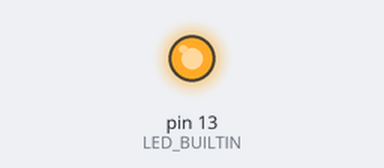
The sketch below on a simulated Arduino Uno, built with avr-gcc and run on an emulated ATmega328P. Parts: output pins drawn as LEDs (lit = HIGH). EEPROM starts erased.

Above: at 3.5 s.
At 6.2 s:
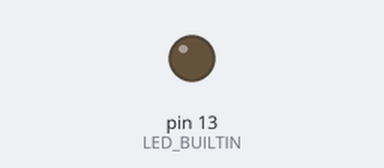
Timing chart, 0 to 7.7 s (numbered marks = the images above):
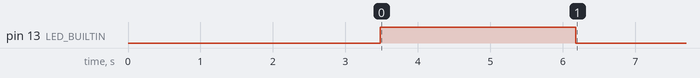

The sketch:

EEPROMSamplesSaver.ino
```cpp
#include<EEPROM.h>
int EEPROM_Address = 0;/*Variable to store the address of EEPROM*/
void setup() {
pinMode(LED_BUILTIN, OUTPUT);
  for (EEPROM_Address = 0; EEPROM_Address < EEPROM.length() ; EEPROM_Address++) {
		/* This for-block is used clean the EEPROM: it stores zeros on all EEPROM memory positions */
		EEPROM.write(EEPROM_Address, 0);
	}
EEPROM_Address = 0;/*Reseting to zero the address of EEPROM*/
digitalWrite(LED_BUILTIN, HIGH);
int data[500]={ 0 , 53 , 48 , 47 , 55 , 53 , 50 , 50 , 49 , 49 , 52 , 47 , 48 , 50 , 52 , 44 , 40 , 48 , 46 , 0 , 53 , 48 , 50 , 52 , 0 , 49 , 0 , 51 , 54 , 0 , 47 , 46 , 50 , 49 , 42 , 44 , 48 , 0 , 51 , 53 , 50 , 44 , 52 , 49 , 45 , 54 , 47 , 48 , 47 , 0 , 48 , 53 , 58 , 46 , 48 , 50 , 52 , 41 , 49 , 52 , 49 , 43 , 0 , 43 , 50 , 51 , 47 , 52 , 51 , 55 , 53 , 45 , 52 , 52 , 45 , 47 , 59 , 46 , 45 , 46 , 45 , 50 , 49 , 53 , 46 , 48 , 51 , 50 , 53 , 51 , 46 , 50 , 0 , 45 , 48 , 49 , 48 , 49 , 0 , 54 , 0 , 45 , 39 , 53 , 46 , 49 , 42 , 47 , 47 , 48 , 53 , 55 , 46 , 47 , 44 , 42 , 50 , 50 , 54 , 47 , 54 , 52 , 47 , 58 , 56 , 51 , 0 , 46 , 55 , 0 , 58 , 0 , 52 , 56 , 47 , 49 , 0 , 0 , 48 , 45 , 0 , 51 , 44 , 50 , 54 , 47 , 56 , 53 , 51 , 55 , 44 , 0 , 0 , 46 , 48 , 53 , 0 , 47 , 55 , 46 , 0 , 55 , 49 , 0 , 50 , 52 , 42 , 40 , 52 , 56 , 48 , 46 , 52 , 42 , 0 , 51 , 53 , 53 , 44 , 56 , 46 , 47 , 52 , 46 , 44 , 43 , 51 , 45 , 47 , 49 , 57 , 45 , 47 , 47 , 48 , 43 , 0 , 46 , 0 , 44 , 48 , 52 , 48 , 48 , 46 , 46 , 46 , 46 , 49 , 0 , 53 , 51 , 47 , 53 , 46 , 48 , 42 , 0 , 53 , 52 , 54 , 45 , 46 , 51 , 51 , 53 , 49 , 0 , 45 , 51 , 56 , 41 , 53 , 60 , 52 , 51 , 43 , 50 , 52 , 54 , 45 , 47 , 45 , 0 , 52 , 55 , 43 , 47 , 0 , 53 , 48 , 45 , 0 , 51 , 55 , 44 , 0 , 44 , 54 , 0 , 40 , 56 , 51 , 49 , 55 , 32 , 49 , 51 , 56 , 47 , 48 , 50 , 53 , 48 , 51 , 51 , 47 , 52 , 42 , 50 , 51 , 48 , 56 , 53 , 54 , 46 , 51 , 51 , 46 , 0 , 0 , 49 , 50 , 52 , 52 , 53 , 49 , 50 , 50 , 52 , 56 , 47 , 53 , 47 , 49 , 55 , 50 , 0 , 48 , 47 , 52 , 50 , 48 , 52 , 50 , 46 , 47 , 53 , 43 , 42 , 54 , 53 , 0 , 55 , 54 , 45 , 47 , 48 , 51 , 47 , 50 , 48 , 46 , 47 , 56 , 56 , 47 , 48 , 50 , 52 , 49 , 46 , 52 , 52 , 45 , 45 , 0 , 56 , 0 , 0 , 52 , 47 , 51 , 52 , 42 , 48 , 0 , 52 , 51 , 52 , 49 , 0 , 46 , 48 , 51 , 57 , 53 , 0 , 54 , 52 , 52 , 57 , 54 , 44 , 47 , 47 , 52 , 48 , 48 , 53 , 44 , 50 , 50 , 50 , 52 , 50 , 48 , 0 , 47 , 44 , 46 , 51 , 48 , 0 , 49 , 54 , 50 , 50 , 55 , 42 , 47 , 47 , 48 , 0 , 0 , 45 , 57 , 0 , 49 , 51 , 56 , 52 , 48 , 50 , 52 , 48 , 50 , 47 , 47 , 50 , 0 , 50 , 53 , 51 , 50 , 48 , 47 , 0 , 47 , 49 , 51 , 47 , 54 , 41 , 0 , 46 , 47 , 47 , 49 , 46 , 44 , 54 , 46 , 44 , 53 , 55 , 46 , 45 , 55 , 51 , 45 , 48 , 47 , 42 , 48 , 47 , 0 , 54 , 47 , 53 , 54 , 42 , 55 , 41 , 51 , 53 , 50 , 0 , 44 , 49 , 51 , 56 , 47 , 53 , 54 , 45 , 0 , 56 , 0 , 53 , 52 , 54 , 0 , 51 , 51 , 48 , 48 , 49 , 50 , 50 , 52 , 51 , 47 , 59 , 53 , 50 , 51 , 49 , 47 , 0 };
delay(1000);
for (EEPROM_Address = 0; EEPROM_Address < 500 ; EEPROM_Address++) {
   /* This for-block is used clean the EEPROM: it stores zeros on all EEPROM memory positions */
   EEPROM.write(EEPROM_Address, data[EEPROM_Address]);
  }
digitalWrite(LED_BUILTIN, LOW);
}

void loop() {}
```
